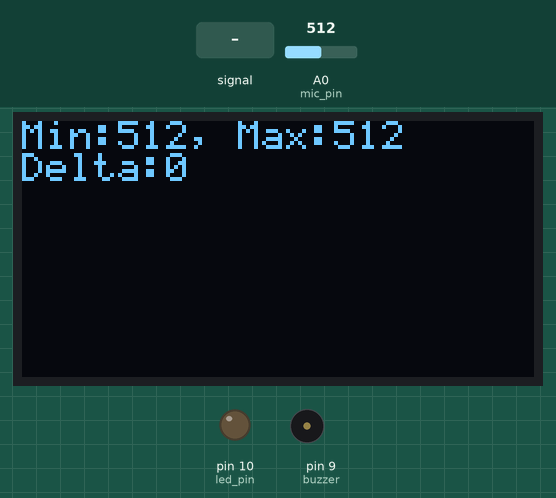
A sketch run on a simulated Arduino Uno, built with avr-gcc and run on an emulated ATmega328P. Parts: 128×64 one-colour display, output pins drawn as LEDs (lit = HIGH), buzzer (waves = sounding). Inputs (shaded band) come from the test bench; at power-on: A0 (mic_pin) = 512. What the sketch prints to the serial monitor is not drawn.

Above: at 3.2 s.
3.3 s: A0 (mic_pin) fed a 2 Hz sine of ±306 counts around its level
At 3.54 s:
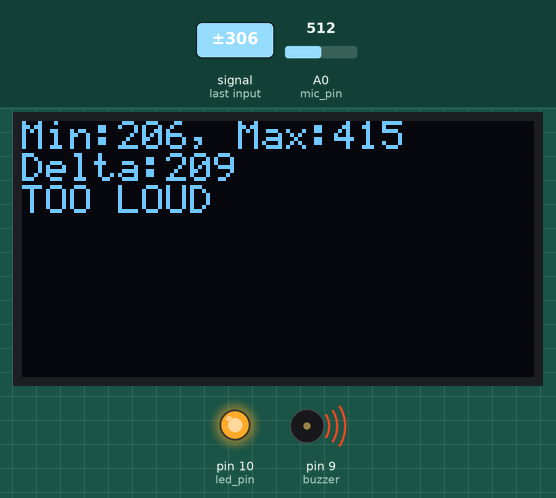
5.2 s: A0 (mic_pin) set to 716
At 6.0 s:
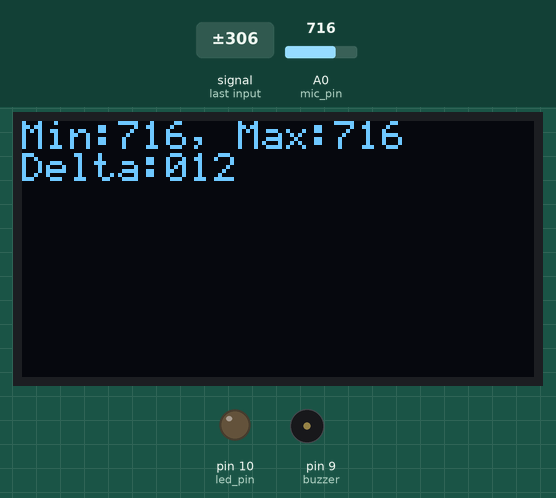
6.8 s: A0 (mic_pin) fed a 200 Hz sine of ±81 counts around its level
At 7.4 s:
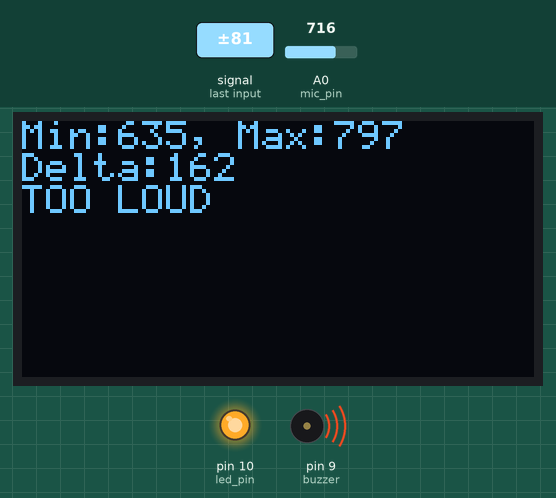
8.4 s: A0 (mic_pin) set to 900
At 9.7 s:
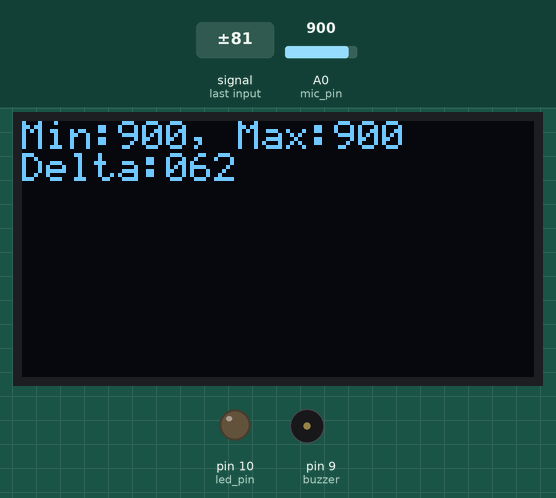
10.0 s: A0 (mic_pin) set to 990
At 11.1 s:
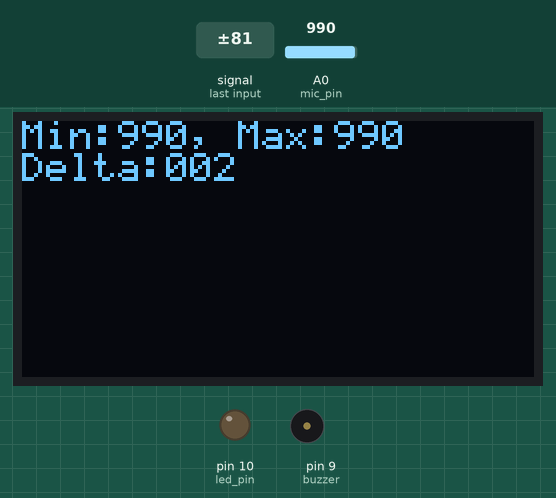
11.6 s: A0 (mic_pin) set to 1015
At 12.5 s:
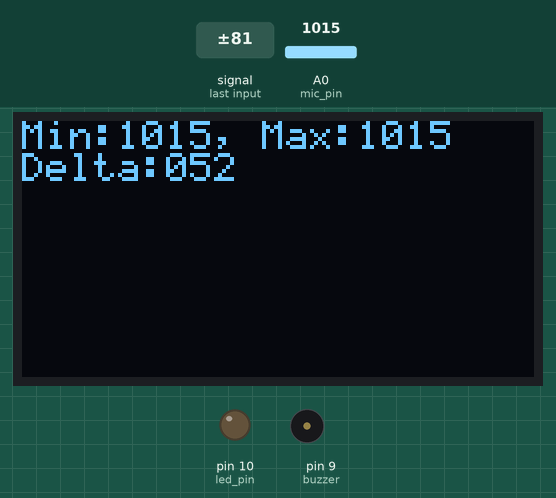
Timing chart, 0 to 14.2 s (numbered marks = the images above; inputs shaded):
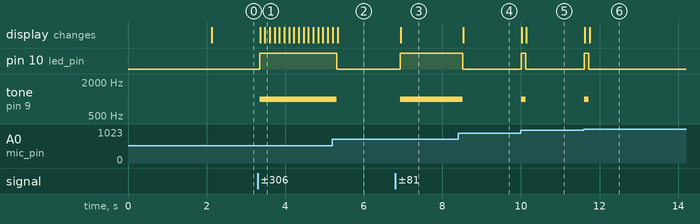

Measured:
- after the input at 3.3 s, pin 10 (led_pin): LOW → HIGH after 0.05 s; tone on pin 9 (buzzer): silent → 1000 Hz after 0.05 s; the display: first changes after 0.07 s (image 1 shows a later state)
- after the input at 5.2 s, pin 10 (led_pin): HIGH → LOW after 0.12 s; tone on pin 9 (buzzer): 1000 Hz → silent after 0.12 s
- after the input at 6.8 s, pin 10 (led_pin): LOW → HIGH after 0.12 s; tone on pin 9 (buzzer): silent → 1000 Hz after 0.12 s; the display: changes after 0.14 s (image 3)
- after the input at 8.4 s, pin 10 (led_pin): HIGH → LOW after 0.12 s; tone on pin 9 (buzzer): 1000 Hz → silent after 0.12 s; the display: changes after 0.14 s (image 4)
- after the input at 10.0 s, pin 10 (led_pin): LOW → HIGH at once, → LOW 0.12 s later; tone on pin 9 (buzzer): silent → 1000 Hz at once, → silent 0.12 s later; the display: first changes at once (image 5 shows a later state)
- after the input at 11.6 s, pin 10 (led_pin): LOW → HIGH at once, → LOW 0.12 s later; tone on pin 9 (buzzer): silent → 1000 Hz at once, → silent 0.12 s later; the display: first changes at once (image 6 shows a later state)

The sketch:

original_sketch.ino
```cpp
// Test for minimum program size.

#include <Wire.h>
#include "SSD1306Ascii.h"
#include "SSD1306AsciiWire.h"

// 0X3C+SA0 - 0x3C or 0x3D
#define I2C_ADDRESS 0x3C

// Define proper RST_PIN if required.
#define RST_PIN -1

const int mic_pin = A0;
const int led_pin = 10;
const int buzzer = 9;
char buf[64];
char oled_buf1[64];
char oled_buf2[64];
char oled_buf3[64];


SSD1306AsciiWire oled;
//------------------------------------------------------------------------------
void setup() {
  Wire.begin();
  Wire.setClock(400000L);

#if RST_PIN >= 0
  oled.begin(&Adafruit128x64, I2C_ADDRESS, RST_PIN);
#else // RST_PIN >= 0
  oled.begin(&Adafruit128x64, I2C_ADDRESS);
#endif // RST_PIN >= 0

  oled.setFont(System5x7);
  oled.clear();
  oled.print("Hello world!");
  delay(2000);

  pinMode(buzzer, OUTPUT);
  noTone(buzzer);
  pinMode(led_pin, OUTPUT);
  digitalWrite(led_pin, LOW);
  Serial.begin(115200);
}
//------------------------------------------------------------------------------
void loop() {
    // put your main code here, to run repeatedly:
  int mn = 1024;
  int mx = 0;

  for (int i = 0; i < 1000; ++i) {

    int val = analogRead(mic_pin);

    mn = min(mn, val);
    mx = max(mx, val);
  }

  int delta = mx - mn;


  if (delta >=20){
    digitalWrite(led_pin, HIGH);
    tone(buzzer, 1000);
    sprintf(oled_buf3, "TOO LOUD");
  } else {
    digitalWrite(led_pin, LOW);
    noTone(buzzer);
    sprintf(oled_buf3, "            ");
  }


  sprintf(buf,"Min:%d, Max:%d, Delta:%d, ref:512", mn, mx, delta);
  sprintf(oled_buf1,"Min:%d, Max:%d", mn, mx);
  sprintf(oled_buf2,"Delta:%d", delta);

  oled.home();
  oled.println(oled_buf1);
  oled.println(oled_buf2);
  oled.println(oled_buf3);

  Serial.println(buf);

}
```
